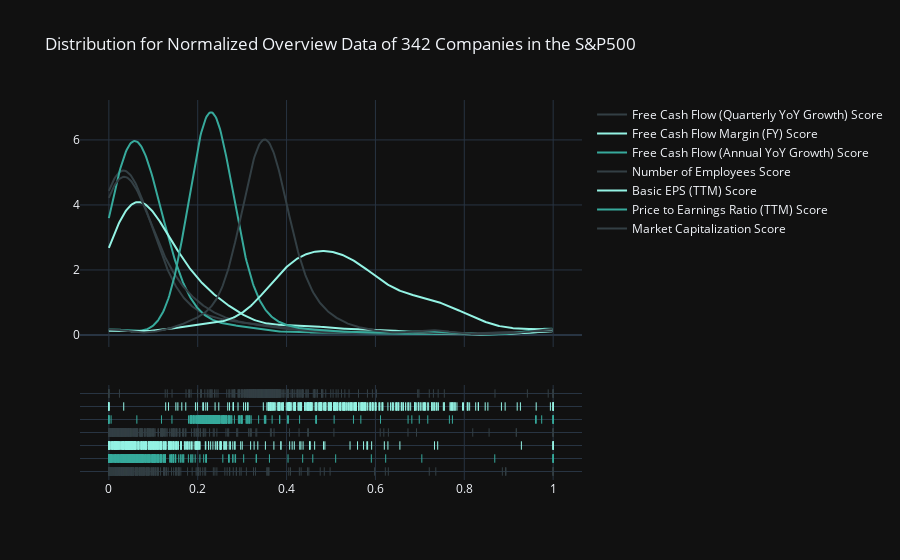
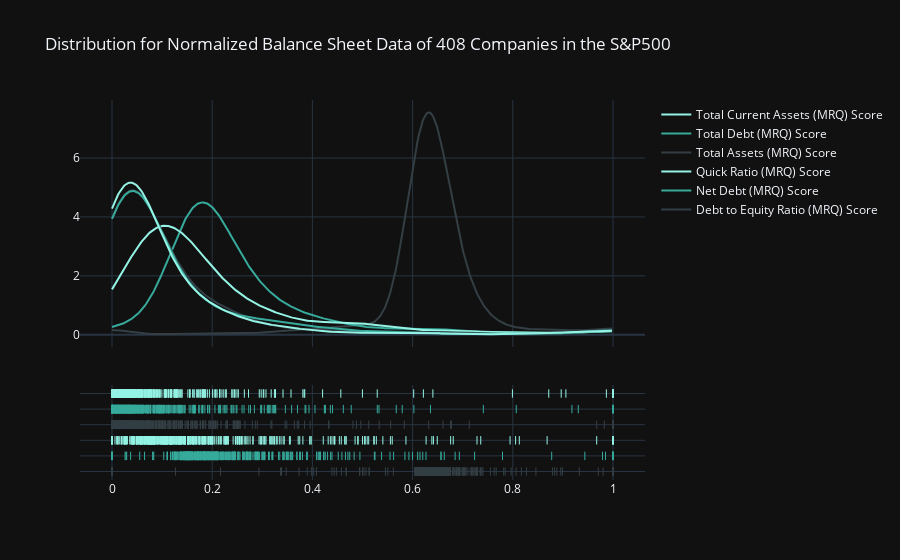
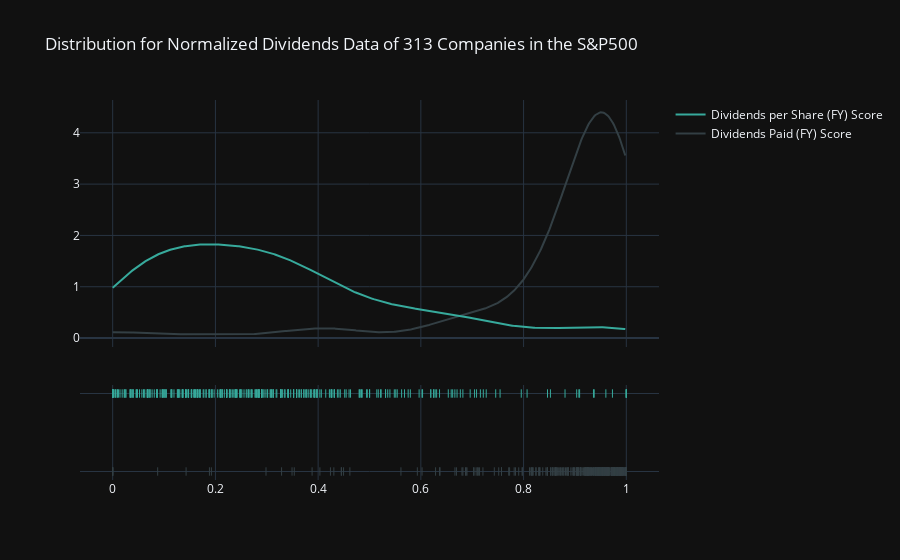
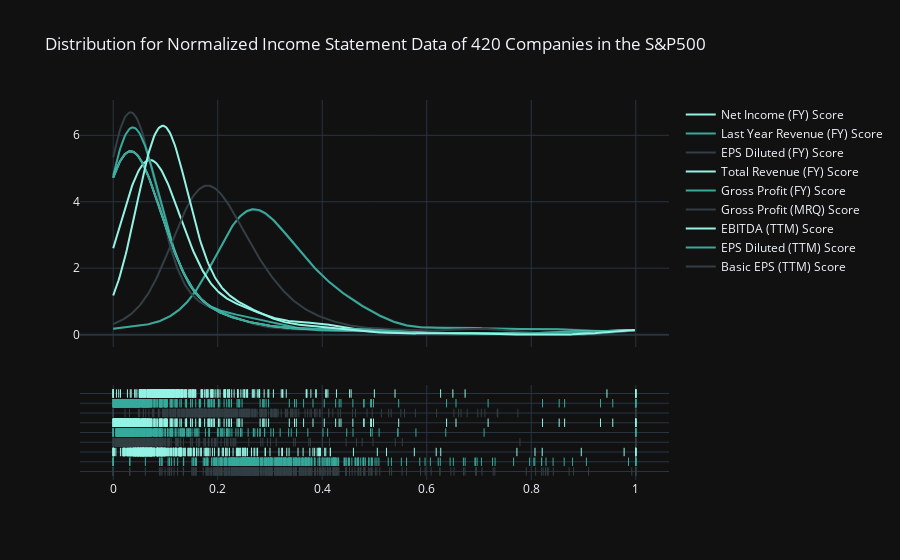

Write notebook code for charts like these, in order.
### Code cell
def distplot(df, data_name):
    df = df.select_dtypes(exclude='object')[:500]
    n = len(df)
    
    for column in df.columns:
        test.rank(df, col=column, normalize_only=True, upper_quantile=0.99, lower_quantile=0.01)
        
    score_data_length = len(df.axes[1])
    input_df = df.T[int(score_data_length/2 + 1):].T
    hist_data = [input_df[x] for x in input_df.columns]
    
    group_labels = [x for x in input_df.columns]
    colors = ['#333F44', '#37AA9C', '#94F3E4']

    fig = ff.create_distplot(hist_data, group_labels, show_hist=False, colors=colors)
    fig.update_layout(title_text=f'Distribution for Normalized {data_name} of {n} Companies in the S&P500', template='plotly_dark')
    fig.show()

dfs = [
    overview_df,
    balance_sheet_df,
    dividends_df,
    income_statement_df,
    margins_df,
    performance_df,
    valuation_df
    ]

dfs_names = [
    "Overview Data",
    "Balance Sheet Data",
    "Dividends Data",
    "Income Statement Data",
    "Margins Data",
    "Performance Data",
    "Valuation Data"
    ]

for df, name in zip(dfs, dfs_names):
    df.dropna(inplace=True)
    distplot(df, name)

### Figure 1 — Plotly figure (JSON) as saved in the notebook; plotly's stock layout.template omitted (floating-point values rounded to 4 significant figures; data arrays with more than 128 entries replaced by an {"elided": "..."} marker saying what was removed)
{"data": [{"legendgroup": "Market Capitalization Score", "marker": {"color": "#333F44"}, "mode": "lines", "name": "Market Capitalization Score", "showlegend": true, "type": "scatter", "x": {"elided": "500 float values"}, "xaxis": "x", "y": {"elided": "500 float values"}, "yaxis": "y"}, {"legendgroup": "Price to Earnings Ratio (TTM) Score", "marker": {"color": "#37AA9C"}, "mode": "lines", "name": "Price to Earnings Ratio (TTM) Score", "showlegend": true, "type": "scatter", "x": {"elided": "500 float values"}, "xaxis": "x", "y": {"elided": "500 float values"}, "yaxis": "y"}, {"legendgroup": "Basic EPS (TTM) Score", "marker": {"color": "#94F3E4"}, "mode": "lines", "name": "Basic EPS (TTM) Score", "showlegend": true, "type": "scatter", "x": {"elided": "500 float values"}, "xaxis": "x", "y": {"elided": "500 float values"}, "yaxis": "y"}, {"legendgroup": "Number of Employees Score", "marker": {"color": "#333F44"}, "mode": "lines", "name": "Number of Employees Score", "showlegend": true, "type": "scatter", "x": {"elided": "500 float values"}, "xaxis": "x", "y": {"elided": "500 float values"}, "yaxis": "y"}, {"legendgroup": "Free Cash Flow (Annual YoY Growth) Score", "marker": {"color": "#37AA9C"}, "mode": "lines", "name": "Free Cash Flow (Annual YoY Growth) Score", "showlegend": true, "type": "scatter", "x": {"elided": "500 float values"}, "xaxis": "x", "y": {"elided": "500 float values"}, "yaxis": "y"}, {"legendgroup": "Free Cash Flow Margin (FY) Score", "marker": {"color": "#94F3E4"}, "mode": "lines", "name": "Free Cash Flow Margin (FY) Score", "showlegend": true, "type": "scatter", "x": {"elided": "500 float values"}, "xaxis": "x", "y": {"elided": "500 float values"}, "yaxis": "y"}, {"legendgroup": "Free Cash Flow (Quarterly YoY Growth) Score", "marker": {"color": "#333F44"}, "mode": "lines", "name": "Free Cash Flow (Quarterly YoY Growth) Score", "showlegend": true, "type": "scatter", "x": {"elided": "500 float values"}, "xaxis": "x", "y": {"elided": "500 float values"}, "yaxis": "y"}, {"legendgroup": "Market Capitalization Score", "marker": {"color": "#333F44", "symbol": "line-ns-open"}, "mode": "markers", "name": "Market Capitalization Score", "showlegend": false, "type": "scatter", "x": {"elided": "342 float values"}, "xaxis": "x", "y": {"elided": "342 str values"}, "yaxis": "y2"}, {"legendgroup": "Price to Earnings Ratio (TTM) Score", "marker": {"color": "#37AA9C", "symbol": "line-ns-open"}, "mode": "markers", "name": "Price to Earnings Ratio (TTM) Score", "showlegend": false, "type": "scatter", "x": {"elided": "342 float values"}, "xaxis": "x", "y": {"elided": "342 str values"}, "yaxis": "y2"}, {"legendgroup": "Basic EPS (TTM) Score", "marker": {"color": "#94F3E4", "symbol": "line-ns-open"}, "mode": "markers", "name": "Basic EPS (TTM) Score", "showlegend": false, "type": "scatter", "x": {"elided": "342 float values"}, "xaxis": "x", "y": {"elided": "342 str values"}, "yaxis": "y2"}, {"legendgroup": "Number of Employees Score", "marker": {"color": "#333F44", "symbol": "line-ns-open"}, "mode": "markers", "name": "Number of Employees Score", "showlegend": false, "type": "scatter", "x": {"elided": "342 float values"}, "xaxis": "x", "y": {"elided": "342 str values"}, "yaxis": "y2"}, {"legendgroup": "Free Cash Flow (Annual YoY Growth) Score", "marker": {"color": "#37AA9C", "symbol": "line-ns-open"}, "mode": "markers", "name": "Free Cash Flow (Annual YoY Growth) Score", "showlegend": false, "type": "scatter", "x": {"elided": "342 float values"}, "xaxis": "x", "y": {"elided": "342 str values"}, "yaxis": "y2"}, {"legendgroup": "Free Cash Flow Margin (FY) Score", "marker": {"color": "#94F3E4", "symbol": "line-ns-open"}, "mode": "markers", "name": "Free Cash Flow Margin (FY) Score", "showlegend": false, "type": "scatter", "x": {"elided": "342 float values"}, "xaxis": "x", "y": {"elided": "342 str values"}, "yaxis": "y2"}, {"legendgroup": "Free Cash Flow (Quarterly YoY Growth) Score", "marker": {"color": "#333F44", "symbol": "line-ns-open"}, "mode": "markers", "name": "Free Cash Flow (Quarterly YoY Growth) Score", "showlegend": false, "type": "scatter", "x": {"elided": "342 float values"}, "xaxis": "x", "y": {"elided": "342 str values"}, "yaxis": "y2"}], "layout": {"barmode": "overlay", "hovermode": "closest", "legend": {"traceorder": "reversed"}, "title": {"text": "Distribution for Normalized Overview Data of 342 Companies in the S&P500"}, "xaxis": {"anchor": "y2", "domain": [0, 1], "zeroline": false}, "yaxis": {"anchor": "free", "domain": [0.35, 1], "position": 0}, "yaxis2": {"anchor": "x", "domain": [0, 0.25], "dtick": 1, "showticklabels": false}}}

### Figure 2 — Plotly figure (JSON) as saved in the notebook; plotly's stock layout.template omitted (floating-point values rounded to 4 significant figures; data arrays with more than 128 entries replaced by an {"elided": "..."} marker saying what was removed)
{"data": [{"legendgroup": "Debt to Equity Ratio (MRQ) Score", "marker": {"color": "#333F44"}, "mode": "lines", "name": "Debt to Equity Ratio (MRQ) Score", "showlegend": true, "type": "scatter", "x": {"elided": "500 float values"}, "xaxis": "x", "y": {"elided": "500 float values"}, "yaxis": "y"}, {"legendgroup": "Net Debt (MRQ) Score", "marker": {"color": "#37AA9C"}, "mode": "lines", "name": "Net Debt (MRQ) Score", "showlegend": true, "type": "scatter", "x": {"elided": "500 float values"}, "xaxis": "x", "y": {"elided": "500 float values"}, "yaxis": "y"}, {"legendgroup": "Quick Ratio (MRQ) Score", "marker": {"color": "#94F3E4"}, "mode": "lines", "name": "Quick Ratio (MRQ) Score", "showlegend": true, "type": "scatter", "x": {"elided": "500 float values"}, "xaxis": "x", "y": {"elided": "500 float values"}, "yaxis": "y"}, {"legendgroup": "Total Assets (MRQ) Score", "marker": {"color": "#333F44"}, "mode": "lines", "name": "Total Assets (MRQ) Score", "showlegend": true, "type": "scatter", "x": {"elided": "500 float values"}, "xaxis": "x", "y": {"elided": "500 float values"}, "yaxis": "y"}, {"legendgroup": "Total Debt (MRQ) Score", "marker": {"color": "#37AA9C"}, "mode": "lines", "name": "Total Debt (MRQ) Score", "showlegend": true, "type": "scatter", "x": {"elided": "500 float values"}, "xaxis": "x", "y": {"elided": "500 float values"}, "yaxis": "y"}, {"legendgroup": "Total Current Assets (MRQ) Score", "marker": {"color": "#94F3E4"}, "mode": "lines", "name": "Total Current Assets (MRQ) Score", "showlegend": true, "type": "scatter", "x": {"elided": "500 float values"}, "xaxis": "x", "y": {"elided": "500 float values"}, "yaxis": "y"}, {"legendgroup": "Debt to Equity Ratio (MRQ) Score", "marker": {"color": "#333F44", "symbol": "line-ns-open"}, "mode": "markers", "name": "Debt to Equity Ratio (MRQ) Score", "showlegend": false, "type": "scatter", "x": {"elided": "408 float values"}, "xaxis": "x", "y": {"elided": "408 str values"}, "yaxis": "y2"}, {"legendgroup": "Net Debt (MRQ) Score", "marker": {"color": "#37AA9C", "symbol": "line-ns-open"}, "mode": "markers", "name": "Net Debt (MRQ) Score", "showlegend": false, "type": "scatter", "x": {"elided": "408 float values"}, "xaxis": "x", "y": {"elided": "408 str values"}, "yaxis": "y2"}, {"legendgroup": "Quick Ratio (MRQ) Score", "marker": {"color": "#94F3E4", "symbol": "line-ns-open"}, "mode": "markers", "name": "Quick Ratio (MRQ) Score", "showlegend": false, "type": "scatter", "x": {"elided": "408 float values"}, "xaxis": "x", "y": {"elided": "408 str values"}, "yaxis": "y2"}, {"legendgroup": "Total Assets (MRQ) Score", "marker": {"color": "#333F44", "symbol": "line-ns-open"}, "mode": "markers", "name": "Total Assets (MRQ) Score", "showlegend": false, "type": "scatter", "x": {"elided": "408 float values"}, "xaxis": "x", "y": {"elided": "408 str values"}, "yaxis": "y2"}, {"legendgroup": "Total Debt (MRQ) Score", "marker": {"color": "#37AA9C", "symbol": "line-ns-open"}, "mode": "markers", "name": "Total Debt (MRQ) Score", "showlegend": false, "type": "scatter", "x": {"elided": "408 float values"}, "xaxis": "x", "y": {"elided": "408 str values"}, "yaxis": "y2"}, {"legendgroup": "Total Current Assets (MRQ) Score", "marker": {"color": "#94F3E4", "symbol": "line-ns-open"}, "mode": "markers", "name": "Total Current Assets (MRQ) Score", "showlegend": false, "type": "scatter", "x": {"elided": "408 float values"}, "xaxis": "x", "y": {"elided": "408 str values"}, "yaxis": "y2"}], "layout": {"barmode": "overlay", "hovermode": "closest", "legend": {"traceorder": "reversed"}, "title": {"text": "Distribution for Normalized Balance Sheet Data of 408 Companies in the S&P500"}, "xaxis": {"anchor": "y2", "domain": [0, 1], "zeroline": false}, "yaxis": {"anchor": "free", "domain": [0.35, 1], "position": 0}, "yaxis2": {"anchor": "x", "domain": [0, 0.25], "dtick": 1, "showticklabels": false}}}

### Figure 3 — Plotly figure (JSON) as saved in the notebook; plotly's stock layout.template omitted (floating-point values rounded to 4 significant figures; data arrays with more than 128 entries replaced by an {"elided": "..."} marker saying what was removed)
{"data": [{"legendgroup": "Dividends Paid (FY) Score", "marker": {"color": "#333F44"}, "mode": "lines", "name": "Dividends Paid (FY) Score", "showlegend": true, "type": "scatter", "x": {"elided": "500 float values"}, "xaxis": "x", "y": {"elided": "500 float values"}, "yaxis": "y"}, {"legendgroup": "Dividends per Share (FY) Score", "marker": {"color": "#37AA9C"}, "mode": "lines", "name": "Dividends per Share (FY) Score", "showlegend": true, "type": "scatter", "x": {"elided": "500 float values"}, "xaxis": "x", "y": {"elided": "500 float values"}, "yaxis": "y"}, {"legendgroup": "Dividends Paid (FY) Score", "marker": {"color": "#333F44", "symbol": "line-ns-open"}, "mode": "markers", "name": "Dividends Paid (FY) Score", "showlegend": false, "type": "scatter", "x": {"elided": "313 float values"}, "xaxis": "x", "y": {"elided": "313 str values"}, "yaxis": "y2"}, {"legendgroup": "Dividends per Share (FY) Score", "marker": {"color": "#37AA9C", "symbol": "line-ns-open"}, "mode": "markers", "name": "Dividends per Share (FY) Score", "showlegend": false, "type": "scatter", "x": {"elided": "313 float values"}, "xaxis": "x", "y": {"elided": "313 str values"}, "yaxis": "y2"}], "layout": {"barmode": "overlay", "hovermode": "closest", "legend": {"traceorder": "reversed"}, "title": {"text": "Distribution for Normalized Dividends Data of 313 Companies in the S&P500"}, "xaxis": {"anchor": "y2", "domain": [0, 1], "zeroline": false}, "yaxis": {"anchor": "free", "domain": [0.35, 1], "position": 0}, "yaxis2": {"anchor": "x", "domain": [0, 0.25], "dtick": 1, "showticklabels": false}}}

### Figure 4 — Plotly figure (JSON) as saved in the notebook; plotly's stock layout.template omitted (floating-point values rounded to 4 significant figures; data arrays with more than 128 entries replaced by an {"elided": "..."} marker saying what was removed)
{"data": [{"legendgroup": "Basic EPS (TTM) Score", "marker": {"color": "#333F44"}, "mode": "lines", "name": "Basic EPS (TTM) Score", "showlegend": true, "type": "scatter", "x": {"elided": "500 float values"}, "xaxis": "x", "y": {"elided": "500 float values"}, "yaxis": "y"}, {"legendgroup": "EPS Diluted (TTM) Score", "marker": {"color": "#37AA9C"}, "mode": "lines", "name": "EPS Diluted (TTM) Score", "showlegend": true, "type": "scatter", "x": {"elided": "500 float values"}, "xaxis": "x", "y": {"elided": "500 float values"}, "yaxis": "y"}, {"legendgroup": "EBITDA (TTM) Score", "marker": {"color": "#94F3E4"}, "mode": "lines", "name": "EBITDA (TTM) Score", "showlegend": true, "type": "scatter", "x": {"elided": "500 float values"}, "xaxis": "x", "y": {"elided": "500 float values"}, "yaxis": "y"}, {"legendgroup": "Gross Profit (MRQ) Score", "marker": {"color": "#333F44"}, "mode": "lines", "name": "Gross Profit (MRQ) Score", "showlegend": true, "type": "scatter", "x": {"elided": "500 float values"}, "xaxis": "x", "y": {"elided": "500 float values"}, "yaxis": "y"}, {"legendgroup": "Gross Profit (FY) Score", "marker": {"color": "#37AA9C"}, "mode": "lines", "name": "Gross Profit (FY) Score", "showlegend": true, "type": "scatter", "x": {"elided": "500 float values"}, "xaxis": "x", "y": {"elided": "500 float values"}, "yaxis": "y"}, {"legendgroup": "Total Revenue (FY) Score", "marker": {"color": "#94F3E4"}, "mode": "lines", "name": "Total Revenue (FY) Score", "showlegend": true, "type": "scatter", "x": {"elided": "500 float values"}, "xaxis": "x", "y": {"elided": "500 float values"}, "yaxis": "y"}, {"legendgroup": "EPS Diluted (FY) Score", "marker": {"color": "#333F44"}, "mode": "lines", "name": "EPS Diluted (FY) Score", "showlegend": true, "type": "scatter", "x": {"elided": "500 float values"}, "xaxis": "x", "y": {"elided": "500 float values"}, "yaxis": "y"}, {"legendgroup": "Last Year Revenue (FY) Score", "marker": {"color": "#37AA9C"}, "mode": "lines", "name": "Last Year Revenue (FY) Score", "showlegend": true, "type": "scatter", "x": {"elided": "500 float values"}, "xaxis": "x", "y": {"elided": "500 float values"}, "yaxis": "y"}, {"legendgroup": "Net Income (FY) Score", "marker": {"color": "#94F3E4"}, "mode": "lines", "name": "Net Income (FY) Score", "showlegend": true, "type": "scatter", "x": {"elided": "500 float values"}, "xaxis": "x", "y": {"elided": "500 float values"}, "yaxis": "y"}, {"legendgroup": "Basic EPS (TTM) Score", "marker": {"color": "#333F44", "symbol": "line-ns-open"}, "mode": "markers", "name": "Basic EPS (TTM) Score", "showlegend": false, "type": "scatter", "x": {"elided": "420 float values"}, "xaxis": "x", "y": {"elided": "420 str values"}, "yaxis": "y2"}, {"legendgroup": "EPS Diluted (TTM) Score", "marker": {"color": "#37AA9C", "symbol": "line-ns-open"}, "mode": "markers", "name": "EPS Diluted (TTM) Score", "showlegend": false, "type": "scatter", "x": {"elided": "420 float values"}, "xaxis": "x", "y": {"elided": "420 str values"}, "yaxis": "y2"}, {"legendgroup": "EBITDA (TTM) Score", "marker": {"color": "#94F3E4", "symbol": "line-ns-open"}, "mode": "markers", "name": "EBITDA (TTM) Score", "showlegend": false, "type": "scatter", "x": {"elided": "420 float values"}, "xaxis": "x", "y": {"elided": "420 str values"}, "yaxis": "y2"}, {"legendgroup": "Gross Profit (MRQ) Score", "marker": {"color": "#333F44", "symbol": "line-ns-open"}, "mode": "markers", "name": "Gross Profit (MRQ) Score", "showlegend": false, "type": "scatter", "x": {"elided": "420 float values"}, "xaxis": "x", "y": {"elided": "420 str values"}, "yaxis": "y2"}, {"legendgroup": "Gross Profit (FY) Score", "marker": {"color": "#37AA9C", "symbol": "line-ns-open"}, "mode": "markers", "name": "Gross Profit (FY) Score", "showlegend": false, "type": "scatter", "x": {"elided": "420 float values"}, "xaxis": "x", "y": {"elided": "420 str values"}, "yaxis": "y2"}, {"legendgroup": "Total Revenue (FY) Score", "marker": {"color": "#94F3E4", "symbol": "line-ns-open"}, "mode": "markers", "name": "Total Revenue (FY) Score", "showlegend": false, "type": "scatter", "x": {"elided": "420 float values"}, "xaxis": "x", "y": {"elided": "420 str values"}, "yaxis": "y2"}, {"legendgroup": "EPS Diluted (FY) Score", "marker": {"color": "#333F44", "symbol": "line-ns-open"}, "mode": "markers", "name": "EPS Diluted (FY) Score", "showlegend": false, "type": "scatter", "x": {"elided": "420 float values"}, "xaxis": "x", "y": {"elided": "420 str values"}, "yaxis": "y2"}, {"legendgroup": "Last Year Revenue (FY) Score", "marker": {"color": "#37AA9C", "symbol": "line-ns-open"}, "mode": "markers", "name": "Last Year Revenue (FY) Score", "showlegend": false, "type": "scatter", "x": {"elided": "420 float values"}, "xaxis": "x", "y": {"elided": "420 str values"}, "yaxis": "y2"}, {"legendgroup": "Net Income (FY) Score", "marker": {"color": "#94F3E4", "symbol": "line-ns-open"}, "mode": "markers", "name": "Net Income (FY) Score", "showlegend": false, "type": "scatter", "x": {"elided": "420 float values"}, "xaxis": "x", "y": {"elided": "420 str values"}, "yaxis": "y2"}], "layout": {"barmode": "overlay", "hovermode": "closest", "legend": {"traceorder": "reversed"}, "title": {"text": "Distribution for Normalized Income Statement Data of 420 Companies in the S&P500"}, "xaxis": {"anchor": "y2", "domain": [0, 1], "zeroline": false}, "yaxis": {"anchor": "free", "domain": [0.35, 1], "position": 0}, "yaxis2": {"anchor": "x", "domain": [0, 0.25], "dtick": 1, "showticklabels": false}}}
